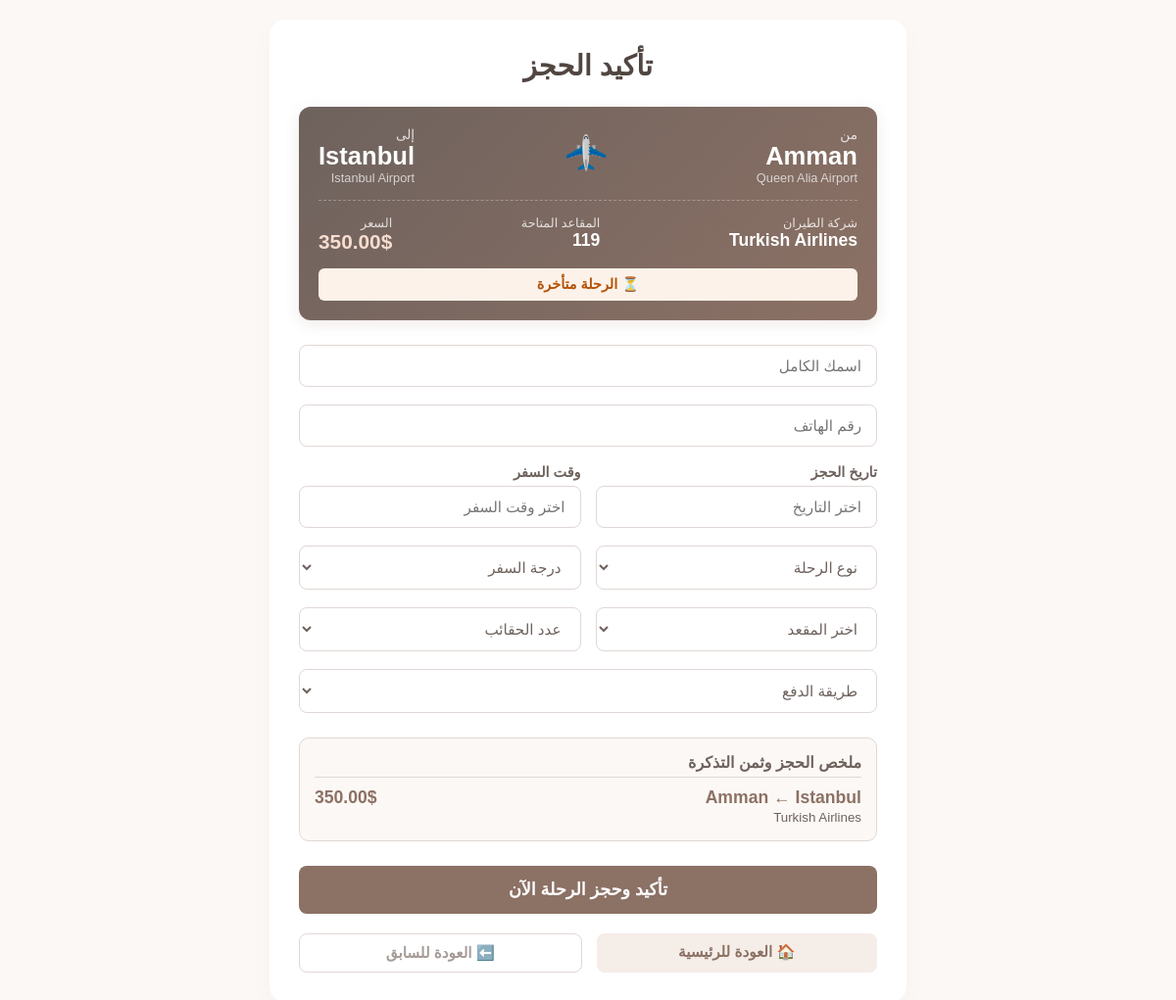
Page /pages/booking.php?id=184 (signed in) on the committed database.
### tables this page shows
CREATE TABLE `flights` (
  `id` int(11) NOT NULL,
  `from_city` varchar(100) DEFAULT NULL,
  `to_city` varchar(100) DEFAULT NULL,
  `departure_time` datetime DEFAULT NULL,
  `price` decimal(10,2) DEFAULT NULL,
  `seats` int(50) NOT NULL,
  `airline` varchar(100) DEFAULT NULL,
  `from_airport` varchar(100) DEFAULT NULL,
  `to_airport` varchar(100) DEFAULT NULL,
  `status` varchar(50) DEFAULT 'On Time'
);

### pages/booking.php (the view, shortened to what this page needs)
<?php
$langcod = $_SESSION['lang'] ?? 'ar';
include "../config.php";
$flight_id = $_GET['id'] ?? 0;
$sql = "SELECT * FROM flights WHERE id='$flight_id'";
$result = mysqli_query($conn, $sql);
$row = mysqli_fetch_assoc($result);
?>
<!DOCTYPE html>
<html lang="<?= $langcod ?>" dir="<?= $langcod=='ar' ? 'rtl' : 'ltr' ?>">
<head>
    <link rel="stylesheet" href="../assets/css/booking-style.css">
    <link rel="stylesheet" href="https://cdn.jsdelivr.net/npm/flatpickr/dist/flatpickr.min.css">
    <link href="https://googleapis.com/css2?family=Cairo:wght@400;600;700&family=Poppins:wght@400;500;600&display=swap" rel="stylesheet">
</head>
<body>
<div class="box">
    <h2><?= $langcod=='ar' ? 'تأكيد الحجز' : 'Confirm Booking' ?></h2>
    <div class="flight-card">
        <div class="flight-route">
            <div class="route-block">
                <span><?= $langcod=='ar' ? 'من' : 'From' ?></span>
                <strong><?= $row['from_city'] ?></strong>
                <small><?= $row['from_airport'] ?></small>
            </div>
            <div class="route-icon">✈️</div>
            <div class="route-block">
                <span><?= $langcod=='ar' ? 'إلى' : 'To' ?></span>
                <strong><?= $row['to_city'] ?></strong>
                <small><?= $row['to_airport'] ?></small>
            </div>
        </div>
        <div class="flight-meta">
            <div class="meta-item">
                <span><?= $langcod=='ar' ? 'شركة الطيران' : 'Airline' ?></span>
                <strong><?= $row['airline'] ?></strong>
            </div>
            <div class="meta-item">
                <span><?= $langcod=='ar' ? 'المقاعد المتاحة' : 'Available Seats' ?></span>
                <strong><?= $row['seats'] ?></strong>
            </div>
            <div class="meta-item">
                <span><?= $langcod=='ar' ? 'السعر' : 'Price' ?></span>
                <strong class="price-tag"><?= $row['price'] ?>$</strong>
            </div>
        </div>
        <?php
        $status = strtolower(trim($row['status']));
        if ($status == 'cancelled' || $status == 'ملغي') {
            echo "<div class='flight-status cancelled'>❌ ".($langcod=='ar' ? 'الرحلة ملغية' : 'Flight cancelled')."</div>";
        } elseif ($status == 'delayed' || $status == 'متأخرة') {
            echo "<div class='flight-status delayed'>⏳ ".($langcod=='ar' ? 'الرحلة متأخرة' : 'Flight delayed')."</div>";
        } else {
            echo "<div class='flight-status ontime'>✅ ".($langcod=='ar' ? 'الرحلة متاحة للحجز' : 'Available for booking')."</div>";
        }
        ?>
    </div>
    <form method="POST">
        <div class="form-group">
            <input type="text" name="name" placeholder="<?= $langcod=='ar' ? 'اسمك الكامل' : 'Your Full Name' ?>" required>
        </div>
        <div class="form-group">
            <input type="text" name="phone" placeholder="<?= $langcod=='ar' ? 'رقم الهاتف' : 'Phone Number' ?>" required>
        </div>
        <div class="form-row">
            <div class="form-group">
                <label><?= $langcod == 'ar' ? 'تاريخ الحجز' : 'Booking Date' ?></label>
                <input type="text" name="travel_date" class="date-picker" placeholder="<?= $langcod == 'ar' ? 'اختر التاريخ' : 'Select Date' ?>" required>
            </div>
            <div class="form-group">
                <label><?= $langcod == 'ar' ? 'وقت السفر' : 'Travel Time' ?></label>
                <input type="text" name="travel_time" class="time-picker" placeholder="<?= $langcod == 'ar' ? 'اختر وقت السفر' : 'Select Travel Time' ?>" required>
            </div>
        </div>
        <div class="form-row">
            <div class="form-group">
                <select name="trip_type" required>
                    <option value=""><?= $langcod=='ar' ? 'نوع الرحلة' : 'Trip Type' ?></option>
                </select>
            </div>
            <div class="form-group">
                <select name="class_type" required>
                    <option value=""><?= $langcod=='ar' ? 'درجة السفر' : 'Class' ?></option>
                </select>
            </div>
        </div>
        <div class="form-row">
            <div class="form-group">
                <select name="seat" required>
                    <option value=""><?= $langcod=='ar' ? 'اختر المقعد' : 'Select Seat' ?></option>
                </select>
            </div>
            <div class="form-group">
                <select name="bags" required>
                    <option value=""><?= $langcod=='ar' ? 'عدد الحقائب' : 'Bags' ?></option>
                </select>
            </div>
        </div>
        <div class="form-group">
            <select name="payment_method" required>
                <option value=""><?= $langcod=='ar' ? 'طريقة الدفع' : 'Payment Method' ?></option>
            </select>
        </div>
        <div class="booking-summary">
            <h3><?= $langcod=='ar' ? 'ملخص الحجز وثمن التذكرة' : 'Booking Summary' ?></h3>
            <div class="summary-line">
                <span><?= $row['from_city'] ?> ← <?= $row['to_city'] ?></span>
                <strong><?= $row['price'] ?>$</strong>
            </div>
            <small><?= $row['airline'] ?></small>
        </div>
        <?php if ($row['seats'] > 0 && strtolower($row['status']) != 'cancelled') { ?>
            <button type="submit" class="submit-btn">
                <?= $langcod=='ar' ? 'تأكيد وحجز الرحلة الآن' : 'Confirm Booking Now' ?>
            </button>
        <?php } else { ?>
            <button type="button" class="submit-btn disabled" disabled>
                <?= $langcod=='ar' ? 'غير متاح للحجز' : 'Not Available' ?>
            </button>
        <?php } ?>
    </form>
    <div class="back-buttons">
        <a href="../index.php" class="back-btn home-btn">
            🏠 <?= $langcod == 'ar' ? 'العودة للرئيسية' : 'Home' ?>
        </a>
        <a href="javascript:history.back()" class="back-btn prev-btn">
            ⬅️ <?= $langcod == 'ar' ? 'العودة للسابق' : 'Back' ?>
        </a>
    </div>
</div>
</body>
</html>

### assets/css/booking-style.css (style rules this page uses)
* { box-sizing: border-box; margin: 0; padding: 0; }
body { font-family: 'Cairo', 'Poppins', sans-serif; background: #fcf8f5; color: #6e625d; display: flex; justify-content: center; align-items: center; min-height: 100vh; padding: 20px; }
.box { background: #ffffff; max-width: 650px; width: 100%; border-radius: 16px; box-shadow: 0 10px 25px rgba(140, 113, 101, 0.04); padding: 30px; transition: all 0.3s ease; }
h2 { color: #514641; text-align: center; margin-bottom: 25px; font-weight: 700; font-size: 1.8rem; }
.flight-card { background: linear-gradient(135deg, #6e625d, #8c7165); color: white; border-radius: 12px; padding: 20px; margin-bottom: 25px; box-shadow: 0 4px 15px rgba(140, 113, 101, 0.15); }
.flight-route { display: flex; justify-content: space-between; align-items: center; border-bottom: 1px dashed rgba(255,255,255,0.3); padding-bottom: 15px; margin-bottom: 15px; }
.route-block { display: flex; flex-direction: column; }
.route-block span { font-size: 0.85rem; opacity: 0.8; }
.route-block strong { font-size: 1.6rem; font-weight: 700; }
.route-block small { font-size: 0.8rem; opacity: 0.7; }
.route-icon { font-size: 1.8rem; transform: rotate(45deg); }
html[dir="rtl"] .route-icon { transform: rotate(-45deg); }
.flight-meta { display: flex; justify-content: space-between; flex-wrap: wrap; gap: 10px; }
.meta-item { display: flex; flex-direction: column; }
.meta-item span { font-size: 0.8rem; opacity: 0.8; }
.meta-item strong { font-size: 1.1rem; }
.price-tag { color: #f7dcd0; font-size: 1.3rem !important; }
.flight-status { margin-top: 15px; padding: 8px 12px; border-radius: 6px; font-size: 0.9rem; text-align: center; font-weight: 600; }
.flight-status.delayed { background: #fdf2e9; color: #b45309; }
.form-group { margin-bottom: 18px; display: flex; flex-direction: column; gap: 6px; }
.form-row { display: flex; gap: 15px; }
.form-row .form-group { flex: 1; }
label { font-size: 0.9rem; font-weight: 600; color: #6e625d; }
input[type="text"], select { width: 100%; padding: 12px 15px; border: 1px solid #e0d8d5; border-radius: 8px; font-family: inherit; font-size: 0.95rem; background-color: #fff; color: #6e625d; transition: all 0.2s; outline: none; }
.booking-summary { background: #fcf8f5; border: 1px solid #e0d8d5; border-radius: 10px; padding: 15px; margin: 25px 0; }
.booking-summary h3 { font-size: 1rem; color: #6e625d; margin-bottom: 10px; border-bottom: 1px solid #e0d8d5; padding-bottom: 5px; }
.summary-line { display: flex; justify-content: space-between; font-weight: 700; font-size: 1.1rem; color: #8c7165; }
.submit-btn { width: 100%; background-color: #8c7165; color: white; border: none; padding: 14px; font-size: 1.1rem; font-weight: 600; border-radius: 8px; cursor: pointer; transition: background 0.2s; }
.back-buttons { display: flex; gap: 15px; margin-top: 20px; }
.back-btn { flex: 1; text-align: center; padding: 10px; border-radius: 8px; text-decoration: none; font-weight: 600; font-size: 0.95rem; transition: all 0.2s; }
.home-btn { background-color: #f5ede8; color: #8c7165; }
.prev-btn { background-color: transparent; border: 1px solid #e0d8d5; color: #a69b97; }

### rows in the picture
flights: from_city "Amman", from_airport "Queen Alia Airport", to_city "Istanbul", to_airport "Istanbul Airport", airline "Turkish Airlines", seats "119", price "350.00"
